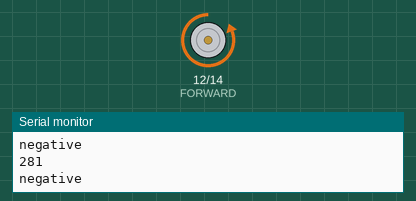
A sketch run on a simulated ESP8266 (NodeMCU). Parts: motor-driver pin pairs drawn as motors (green arrow = first pin HIGH = forward, orange = second pin HIGH = backward, longer = more drive), the last lines printed to the serial monitor. Random numbers use the default seed unless the sketch sets one.

Above: at 0.35 s.
At 8.96 s:
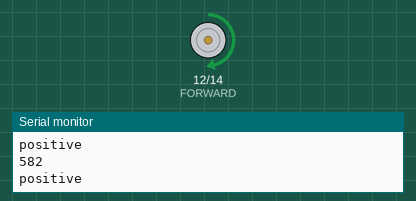
At 17.67 s:
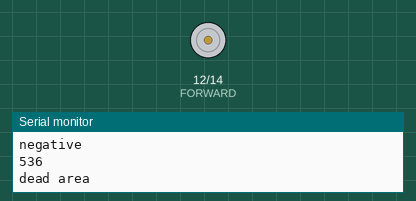
At 36.8 s:
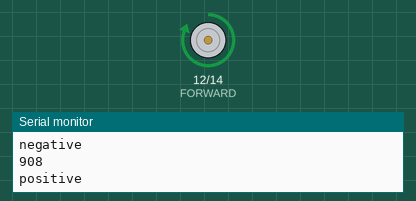
Timing chart, 0 to 40.0 s (numbered marks = the images above):
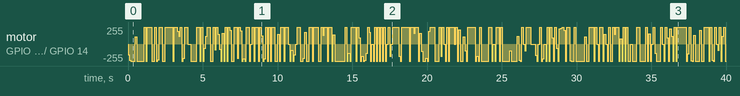

The sketch:

testsignals.ino
```cpp
#include <ESP8266WiFi.h>
#define FORWARD 12
#define BACK 14

void setup() {

  Serial.begin(9600);
  //delay(1000);
  Serial.print("starting");

  pinMode(FORWARD,OUTPUT);
  pinMode(BACK,OUTPUT);

  analogWriteFreq(100);
}

void SendControlSignal( int pos )
{

//orienting position
  pos -= 520;

//'dead' area where nothing should happen
  if( abs(pos) < 30 ){
    analogWrite(FORWARD, 0);
    analogWrite(BACK, 0);
    Serial.println( "dead area ");
    return;
  }

//Sending control signals
  if ( pos <  0 ){
    Serial.println( "negative");
    analogWrite(FORWARD,0);
    analogWrite(BACK,2*abs(pos));
  }

  else{
    Serial.println( "positive");
    analogWrite(BACK,0);
    analogWrite(FORWARD, 2*pos);
  }

}


int randnum;

void loop() {
  // put your main code here, to run repeatedly:
  randnum = random(1023);
  Serial.println( randnum );
  //Serial.println( "processing signal now" );
  SendControlSignal ( randnum );
  //Serial.println( "signal Processed" );
  delay(100);  // max speed tested at is 10 data points/sec
}
```

Measured:
- by itself, motor on GPIO 12 (FORWARD) / GPIO 14 (BACK): stopped → backward 162/255 at 0.00 s, → backward 246/255 0.10 s later, → backward 255/255 0.10 s later, → forward 110/255 0.30 s later, … (283 changes in this stretch)
